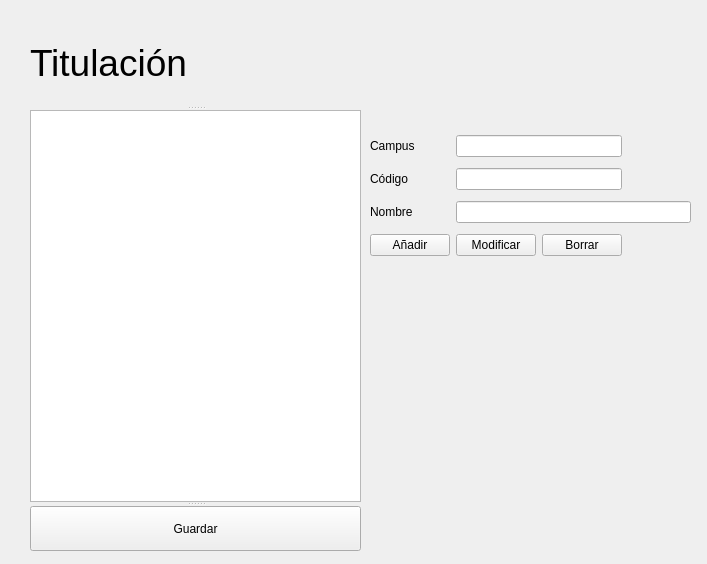
<?xml version="1.0" encoding="UTF-8"?>
<ui version="4.0">
 <class>ModificarTitulacion</class>
 <widget class="QWidget" name="ModificarTitulacion">
  <property name="geometry">
   <rect>
    <x>0</x>
    <y>0</y>
    <width>707</width>
    <height>564</height>
   </rect>
  </property>
  <property name="windowTitle">
   <string>ModificarTitulacion</string>
  </property>
  <widget class="QSplitter" name="splitter">
   <property name="geometry">
    <rect>
     <x>30</x>
     <y>20</y>
     <width>331</width>
     <height>531</height>
    </rect>
   </property>
   <property name="orientation">
    <enum>Qt::Orientation::Vertical</enum>
   </property>
   <widget class="QLabel" name="Title">
    <property name="font">
     <font>
      <pointsize>28</pointsize>
     </font>
    </property>
    <property name="text">
     <string>Titulación</string>
    </property>
   </widget>
   <widget class="QListWidget" name="list"/>
   <widget class="QPushButton" name="save">
    <property name="text">
     <string>Guardar</string>
    </property>
   </widget>
  </widget>
  <widget class="QWidget" name="layoutWidget">
   <property name="geometry">
    <rect>
     <x>370</x>
     <y>130</y>
     <width>321</width>
     <height>134</height>
    </rect>
   </property>
   <layout class="QGridLayout" name="gridLayout">
    <item row="0" column="0">
     <widget class="QLabel" name="campus">
      <property name="text">
       <string>Campus</string>
      </property>
     </widget>
    </item>
    <item row="3" column="2">
     <widget class="QPushButton" name="sup">
      <property name="text">
       <string>Borrar</string>
      </property>
     </widget>
    </item>
    <item row="2" column="1" colspan="3">
     <widget class="QLineEdit" name="nombreText"/>
    </item>
    <item row="1" column="0">
     <widget class="QLabel" name="codigo">
      <property name="text">
       <string>Código</string>
      </property>
     </widget>
    </item>
    <item row="1" column="1" colspan="2">
     <widget class="QLineEdit" name="codigoText"/>
    </item>
    <item row="0" column="1" colspan="2">
     <widget class="QLineEdit" name="campusText"/>
    </item>
    <item row="2" column="0">
     <widget class="QLabel" name="nombre">
      <property name="text">
       <string>Nombre</string>
      </property>
     </widget>
    </item>
    <item row="3" column="1">
     <widget class="QPushButton" name="modify">
      <property name="text">
       <string>Modificar</string>
      </property>
     </widget>
    </item>
    <item row="3" column="0">
     <widget class="QPushButton" name="add">
      <property name="text">
       <string>Añadir</string>
      </property>
     </widget>
    </item>
   </layout>
  </widget>
 </widget>
 <resources/>
 <connections/>
</ui>
